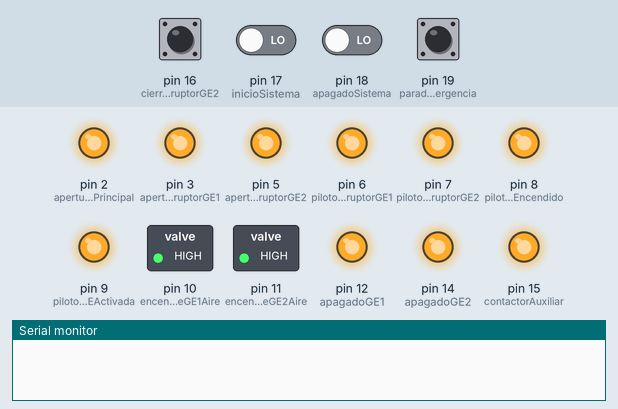
Simulated run of this sketch. Board: Arduino Uno, built with avr-gcc and run on an emulated ATmega328P. On the bench: switched loads named in the sketch (green lamp = pin HIGH), output pins drawn as LEDs (lit = HIGH), the last lines printed to the serial monitor. The test bench sets the inputs (shaded band); at power-on: pin 19 (paradaEmergencia) HIGH, pin 16 (cierreInterruptorGE2), pin 17 (inicioSistema), pin 18 (apagadoSistema) LOW.

Above: at 1.2 s.
1.3 s: pin 17 (inicioSistema) driven HIGH
At 2.8 s:
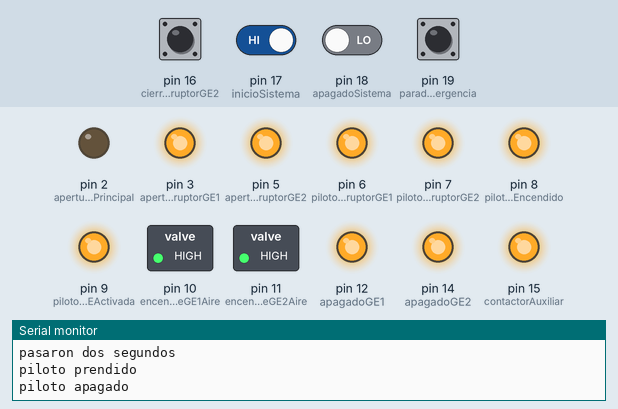
3.8 s: pin 17 (inicioSistema) driven LOW
At 5.1 s:
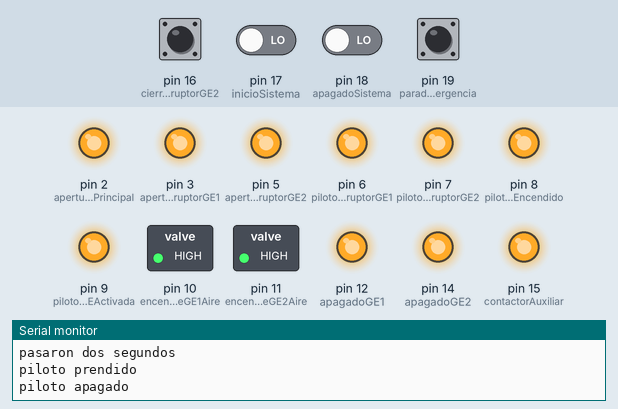
Timing chart, 0 to 6.8 s (numbered marks = the images above; inputs shaded):
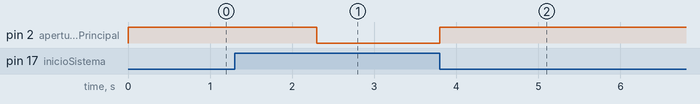

Measured:
- after the input at 1.3 s, pin 2 (aperturaInterruptorPrincipal): HIGH → LOW after 1.0 s
- after the input at 3.8 s, pin 2 (aperturaInterruptorPrincipal): LOW → HIGH at once

The sketch:

conuar_RBD.ino
```cpp
#include <RBD_Timer.h>

RBD::Timer timer;
RBD::Timer timer1;
RBD::Timer timer2;
RBD::Timer timer3;
RBD::Timer timer4;
RBD::Timer timer5;
RBD::Timer timer6;
RBD::Timer timer7;


//inicio Sistema
const byte inicioSistema = 17;
int estadoInicioSistema;

//apagado Sistema
const byte apagadoSistema = 18;
int estadoApagadoSistema;

//parada Emergencia
const byte paradaEmergencia = 19;
int estadoPdE;

//cierre Interruptor Generador 2
const byte cierreInterruptorGE2 = 16;
int estadoCierreInterruptorGE2;

//apertura INT principal
const byte aperturaInterruptorPrincipal = 2;
int estadoINTprincipal;
int INTprincipal = 0;

//apertura INT GE1
const byte aperturaInterruptorGE1 = 3;
int estadoAperturaINTGE1;

//cierre INT GE1
const byte cierreInterruptorGE1 = 4;
int estadoCierreINTGE1;

//apertura INT GE2
const byte aperturaInterruptorGE2 = 5;
int estadoAperturaINTGE2;

//Piloto luminoso cierre INT GE1
const byte pilotoLuminosoCierreInterruptorGE1 = 6;
int estadoPilotoCierreINTGE1;

//piloto lminoso cierre INT GE2
const byte pilotoLuminosoCierreInterruptorGE2 = 7;
int estadoPilotoCierreINTGE2;

//piloto luminoso sistema encendido
const byte pilotoLuminosoSistemaEncendido = 8;
int estadoPilotoSistemaEncendido;

//piloto luminoso parada de emergencia activada
const byte pilotoLuminosoPdEActivada = 9;
int estadoPilotoPdEActivada;

//encendido solenoide GE1 Aire
const byte encendidoSolenoideGE1Aire = 10;
int estadoEncendidoSolenoideGE1Aire;

//encendido solenide GE2 Aire
const byte encendidoSolenoideGE2Aire = 11;
int estadoEncendidoSolenoideGE2Aire;

//apagado generador 1
const byte apagadoGE1 = 12;
int estadoApagadoGE1;

//apagado generador 2
const byte apagadoGE2 = 14;
int estadoApagadoGE2;

//contactor auxiliar
const byte contactorAuxiliar = 15;
int estadoContactorAuxiliar;

int caca = 0;

//se repite una vez
void setup(){
  Serial.begin(115200);
pinMode(inicioSistema, INPUT);
pinMode(apagadoSistema, INPUT);
pinMode(paradaEmergencia, INPUT);
pinMode(cierreInterruptorGE2, INPUT);
pinMode(aperturaInterruptorPrincipal, OUTPUT);
pinMode(aperturaInterruptorGE1, OUTPUT);
pinMode(aperturaInterruptorGE2, OUTPUT);
pinMode(pilotoLuminosoCierreInterruptorGE1, OUTPUT);
pinMode(pilotoLuminosoCierreInterruptorGE2, OUTPUT);
pinMode(pilotoLuminosoSistemaEncendido, OUTPUT);
pinMode(pilotoLuminosoPdEActivada, OUTPUT);
pinMode(encendidoSolenoideGE1Aire, OUTPUT);
pinMode(encendidoSolenoideGE2Aire, OUTPUT);
pinMode(apagadoGE1, OUTPUT);
pinMode(apagadoGE2, OUTPUT);
pinMode(contactorAuxiliar, OUTPUT);

//estado encendido RELE
digitalWrite(aperturaInterruptorPrincipal,HIGH);
digitalWrite(pilotoLuminosoSistemaEncendido,HIGH);
digitalWrite(encendidoSolenoideGE1Aire,HIGH);
digitalWrite(encendidoSolenoideGE2Aire,HIGH);
digitalWrite(aperturaInterruptorGE1,HIGH);
digitalWrite(aperturaInterruptorGE2,HIGH);
digitalWrite(pilotoLuminosoCierreInterruptorGE1,HIGH);
digitalWrite(pilotoLuminosoCierreInterruptorGE2,HIGH);
digitalWrite(pilotoLuminosoPdEActivada,HIGH);
digitalWrite(apagadoGE1,HIGH);
digitalWrite(apagadoGE2,HIGH);
digitalWrite(contactorAuxiliar,HIGH);


timer3.setTimeout(6000);
timer4.setTimeout(6000);
timer5.setTimeout(8000);
timer6.setTimeout(8000);
timer7.setTimeout(10000);


}

//ser repite infinitamente
void loop() {

//estados Botones--------------------------------------------------------------------------------------------------------------------------------------------------------------------------
 estadoInicioSistema = digitalRead(inicioSistema);
 estadoApagadoSistema = digitalRead(apagadoSistema);
 estadoPdE = digitalRead(paradaEmergencia);
 estadoCierreInterruptorGE2 = digitalRead(cierreInterruptorGE2);
 estadoINTprincipal = digitalRead(aperturaInterruptorPrincipal);
 estadoAperturaINTGE1 = digitalRead(aperturaInterruptorGE1);
 estadoAperturaINTGE2 = digitalRead(aperturaInterruptorGE2);
 estadoPilotoCierreINTGE1 = digitalRead(pilotoLuminosoCierreInterruptorGE1);
 estadoPilotoCierreINTGE2 = digitalRead(pilotoLuminosoCierreInterruptorGE2);
 estadoPilotoSistemaEncendido = digitalRead(pilotoLuminosoSistemaEncendido);
 estadoPilotoPdEActivada = digitalRead(pilotoLuminosoPdEActivada);
 estadoEncendidoSolenoideGE1Aire = digitalRead(encendidoSolenoideGE1Aire);
 estadoEncendidoSolenoideGE2Aire = digitalRead(encendidoSolenoideGE2Aire);
 estadoApagadoGE1 = digitalRead(apagadoGE1);
 estadoApagadoGE2 = digitalRead(apagadoGE2);
 estadoContactorAuxiliar = digitalRead(contactorAuxiliar);

if(estadoInicioSistema == HIGH){
timer.setTimeout(1000);
  if(timer.onExpired()){
    digitalWrite(aperturaInterruptorPrincipal,LOW);
    Serial.println("pasaron dos segundos");
    (INTprincipal = 1);
  }}

 else{
  timer.restart();
  digitalWrite(aperturaInterruptorPrincipal,HIGH);
 }

//encendido piloto luminoso sistema
if(INTprincipal == 1){
timer1.setTimeout(2000);
 if(timer1.onExpired()){
   digitalWrite(pilotoLuminosoSistemaEncendido,LOW);
    Serial.println("piloto prendido");

    INTprincipal =0;
    caca=1;
 }}
 if(caca == 1){
 timer2.setTimeout(4000);
if(timer2.onExpired()){
 digitalWrite(pilotoLuminosoSistemaEncendido,HIGH);
 Serial.println("piloto apagado");
 caca=0;}}


}
```
